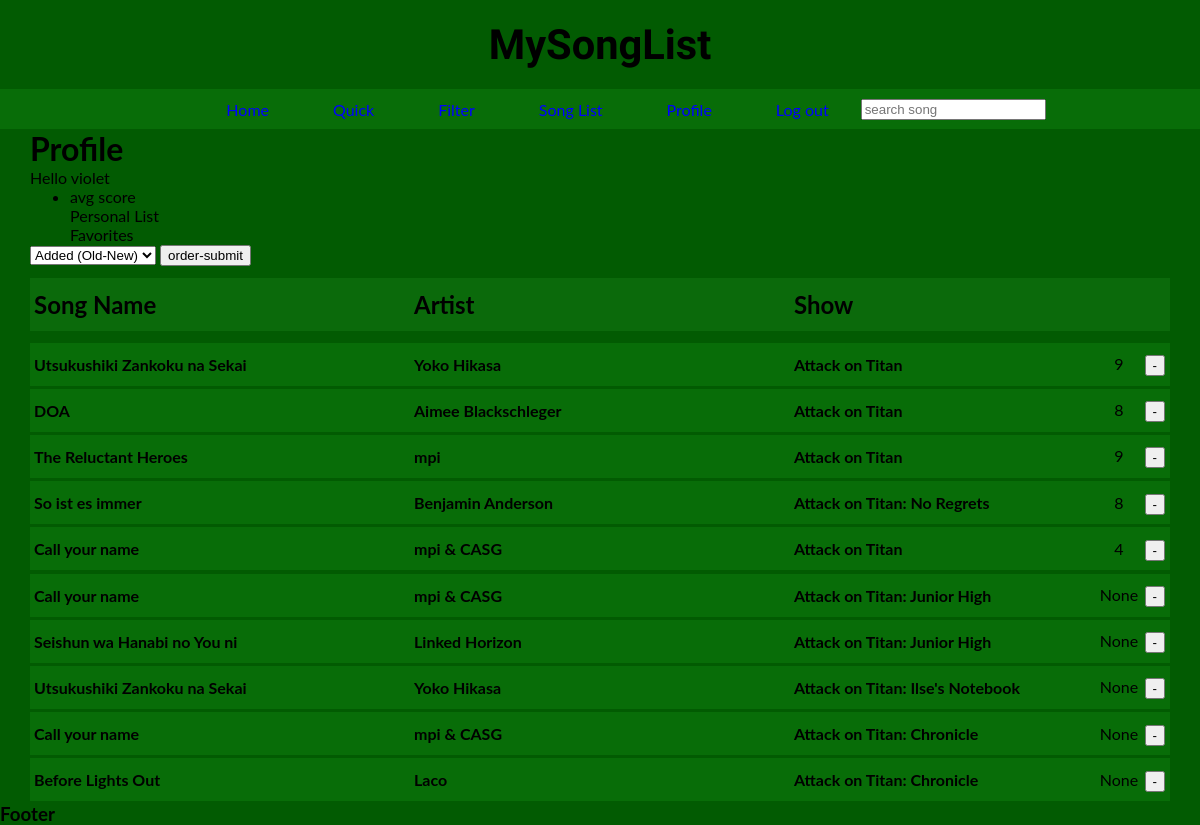
/profile/ (signed in), run on the app's committed database.
### search/models.py (models this page shows, shortened)
class UserList(models.Model): # List of Songs that have been added by users
    ProfileUser = models.ForeignKey(MySongUser, on_delete=models.CASCADE)
    ProfileSong = models.ForeignKey(AotData, on_delete=models.CASCADE)
    ProfileScore = models.IntegerField(blank=True, null=True, unique=False)
    class Meta:
        unique_together = [['ProfileUser', 'ProfileSong']]

class AotData(models.Model): # Entire Song Dataset
    song = models.CharField(max_length=200)
    artist = models.CharField(max_length=200)
    annid = models.IntegerField(blank=True)
    show = models.CharField(max_length=200)
    opedin = models.CharField(max_length=25)
    h720 = models.URLField(max_length=100, blank=True)
    h480 = models.URLField(max_length=100, blank=True)
    mp3 = models.URLField(max_length=100, blank=True)

### search/views.py (the view)
# urls.py: path('profile/', views.profile, name='profile'),
def profile(request):
    start_time_filter = time.time() # timing function
    profile_songs = UserList.objects.all() # grabs every user list project
    if request.method == 'POST':  # post request profile.html
        if 'profile-order-type' in request.POST:
            order_method = request.POST['profile-order-type']
            if order_method == 'added-order-old':  #default, Old --> New
                profile_songs = profile_songs.order_by('ProfileSong')
            elif order_method == 'added-order-new':  #flip default, New --> Old
                profile_songs = profile_songs.order_by('-ProfileSong')
            elif order_method == 'song-score-hl': # song score, High --> Low ("None" at bottom)
                profile_songs = profile_songs.order_by('-ProfileScore')
            elif order_method == 'song-score-lh':  #song score, Low --> High ("None" at top)
                profile_songs = profile_songs.order_by('ProfileScore')
            elif order_method == 'song-az': # if song-az
                song_az_set = [] # empty list
                profile_songsaz = UserList.objects.filter(ProfileUser = request.user.pk)
                for i in profile_songsaz:
                    song_az_set.append((i.ProfileSong.song, i.ProfileSong.pk))
                song_az_set.sort(key=lambda tup: tup[0].lower())
                profile_songs = []
                for j in range(len(song_az_set)):
                    for k in range(len(profile_songsaz)):
                        if song_az_set[j][1] == profile_songsaz[k].ProfileSong.pk:
                            profile_songs.append(profile_songsaz[k])
            elif order_method == 'song-za': # opposite alphabetical order
                song_za_set = []
                profile_songsza = UserList.objects.filter(ProfileUser = request.user.pk)
                for i in profile_songsza:
                    song_za_set.append((i.ProfileSong.song, i.ProfileSong.pk))
                song_za_set.sort(key=lambda tup: tup[0].lower(), reverse=True)
                profile_songs = []
                for j in range(len(song_za_set)):
                    for k in range(len(profile_songsza)):
                        if song_za_set[j][1] == profile_songsza[k].ProfileSong.pk:
                            profile_songs.append(profile_songsza[k])
            elif order_method == 'artist-az': # alphabetical order artists
                artist_az_set = []
                profile_artistsaz = UserList.objects.filter(ProfileUser = request.user.pk)
                for i in profile_artistsaz:
                    artist_az_set.append((i.ProfileSong.artist, i.ProfileSong.pk))
                artist_az_set.sort(key=lambda tup: tup[0].lower())
                profile_artists = []
                for j in range(len(artist_az_set)):
                    for k in range(len(profile_artistsaz)):
                        if artist_az_set[j][1] == profile_artistsaz[k].ProfileSong.pk:
                            profile_artists.append(profile_artistsaz[k])
                profile_songs = profile_artists
            elif order_method == 'artist-za': # anti-alphabetical order artists
                artist_za_set = []
                profile_artistsza = UserList.objects.filter(ProfileUser = request.user.pk)
                for i in profile_artistsza:
                    artist_za_set.append((i.ProfileSong.artist, i.ProfileSong.pk))
                artist_za_set.sort(key=lambda tup: tup[0].lower(), reverse=True)
                profile_artists = []
                for j in range(len(artist_za_set)):
                    for k in range(len(profile_artistsza)):
                        if artist_za_set[j][1] == profile_artistsza[k].ProfileSong.pk:
                            profile_artists.append(profile_artistsza[k])
                profile_songs = profile_artists
            elif order_method == 'show-az': # alphabetical order shows
                show_az_set = []
                profile_showsaz = UserList.objects.filter(ProfileUser = request.user.pk)
                for i in profile_showsaz:
                    show_az_set.append((i.ProfileSong.show, i.ProfileSong.pk))
                show_az_set.sort(key=lambda tup: tup[0].lower())
                profile_shows = []
                for j in range(len(show_az_set)):
                    for k in range(len(profile_showsaz)):
                        if show_az_set[j][1] == profile_showsaz[k].ProfileSong.pk:
                            profile_shows.append(profile_showsaz[k])
                profile_songs = profile_shows
            elif order_method == 'show-za': # anti-alphabetical order shows
                show_za_set = []
                profile_showsza = UserList.objects.filter(ProfileUser = request.user.pk)
                for i in profile_showsza:
                    show_za_set.append((i.ProfileSong.show, i.ProfileSong.pk))
                show_za_set.sort(key=lambda tup: tup[0].lower(), reverse=True)
                profile_shows = []
                for j in range(len(show_za_set)):
                    for k in range(len(profile_showsza)):
                        if show_za_set[j][1] == profile_showsza[k].ProfileSong.pk:
                            profile_shows.append(profile_showsza[k])
                profile_songs = profile_shows
            total_time = time.time() - start_time_filter # end timer
            total_time = round(total_time, 5) # round timer to 5 decimal places
            return render(request, 'search/profile.html', {
                'profile_songs': profile_songs, # ordered list of profile songs
                'cp1': order_method, # method/type of order
                'total_time': total_time, # time taken to order
            })
        elif 'song_primary_key_remove' in request.POST: # scenerio where user adds to song list
            song_primary_remove = request.POST.get('song_primary_key_remove') # pk of song
            user_primary_remove = request.POST.get('user_primary_key_remove') # user pk
            aotsnippet_remove = AotData.objects.get(pk=int(song_primary_remove))
            usersnippet_remove = MySongUser.objects.get(pk=int(user_primary_remove))
            usersnippet_remove.my_songs.remove(aotsnippet_remove)
            return HttpResponse('Removed song')
        elif 'song_score' in request.POST: # post request for changing score of user song
            user_pk = request.user.pk # current user primary key
            song_pk_score = request.POST.get('song_primary_key_score') # user pk on song
            song_score = request.POST.get('song_score') # get score of song in user list
            for i in range(len(profile_songs)):
                if (profile_songs[i].ProfileUser.pk == int(user_pk)
                and profile_songs[i].ProfileSong.pk == int(song_pk_score)):
                    score_change_song = profile_songs[i] # initialize user list song
                    score_change_song.ProfileScore = int(song_score) # set score to score
                    score_change_song.save(update_fields=['ProfileScore']) # update field
                    return render(request, 'search/profile.html', {
                        'profile_songs': profile_songs,
                    })
            return render(request, 'search/profile.html', {
                'profile_songs': profile_songs,
            })
        else:
            return HttpResponse('VioletMiko')
    else:
        return render(request, 'search/profile.html', {
            'profile_songs': profile_songs,
        })

### search/templates/search/profile.html (shortened to what this page needs)
{% extends 'search/base.html' %}
{% load static %}
    {% block content %}
    {% if user.is_authenticated %}
    <div>
        <h1>Profile</h1>
        <p>Hello {{ user }}</p>
        <ul>
            <li>
                <p>avg score</p>
                <p>Personal List</p>
                <p>Favorites</p>
            </li>
        </ul>
    </div>
    <form method=POST action="">
        <select name="profile-order-type">
            <option value="added-order-old">Added (Old-New)</option>
        </select>
        <input
        type="submit"
        value="order-submit"
        name="profile-order"
        >
    </form>
    <div id="song_list_header_space">
    </div>
    <div class="single main-header">
        <h4>
            Song Name
        </h4>
        <h4>
            Artist
        </h4>
        <h4>
            Show
        </h4>
    </div>
    <ul id="results" class="result">
    </ul>
    {% for data in profile_songs %}
    {% if data.ProfileUser.MyUser == user %}
    <div class="song-info-div">
        <li class="content">
            <div onclick=show(this)>
                <div class="single main-results">
                    <h4>
                        {{ data.ProfileSong.song }}
                    </h4>
                    <h4>
                        {{ data.ProfileSong.artist }}
                    </h4>
                    <h4>
                        {{ data.ProfileSong.show }}
                    </h4>
                </div>
            </div>
        </li>
        <div class="song-add-div">
            <form method=POST name="profile-remove">
                <input
                type="submit"
                value="-"
                name="submit_remove">
            </form>
        </div>
        <div class="wrapper-score">
            <div class="profile-form">
                <form action="{% url 'profile' %}" method=POST>
                </form>
            </div>
            <div class="profile-score">
                <center>
                    <p class="data-profile-score">{{ data.ProfileScore }}</p>
                </center>
            </div>
        </div>
    </div>
    {% endif %}
    {% endfor %}
    {% endif %}
    {% endblock %}

### search/static/css/style.css (style rules this page uses)
* { box-sizing: border-box; margin: 0; }
body { background-color: rgb(2, 91, 2); font-family: 'Lato', sans-serif; }
.content { list-style-type: none; padding: 0.1rem 0rem; }
.result { padding: 5px 0px; }
.single { display: flex; flex-direction: row; flex-wrap: nowrap; padding: 0.75rem 0rem; }
.main-header { background-color: rgb(11, 106, 11); font-size: 1.5rem; position: sticky; top: 0px; }
.single > h4 { flex-grow: 1; flex-shrink: 0; padding-left: 0.25rem; }
.single > h4:nth-child(1), .single > h4:nth-child(2), .single > h4:nth-child(3) { flex-basis: 5px; }
.main-results { background-color: rgb(8, 109, 8); }
#song_list_header_space { padding: 6px 0px; }
.song-info-div { display: block; position: relative; }
.song-add-div { display: block; position: absolute; right: 5px; top: 13px; }
.profile-form { display: block; position: absolute; top: 13px; right: 30px; width: 40px; }
.profile-score { background-color:rgb(8, 109, 8); display: block; position: absolute; top: 13px; right: 30px; width: 42px; height: 24px; }
.data-profile-score { display: block; }

### data on the page
UserList: ProfileSong.song "Utsukushiki Zankoku na Sekai", ProfileSong.artist "Yoko Hikasa", ProfileSong.show "Attack on Titan", ProfileScore "9"
UserList: ProfileSong.song "DOA", ProfileSong.artist "Aimee Blackschleger", ProfileSong.show "Attack on Titan", ProfileScore "8"
UserList: ProfileSong.song "The Reluctant Heroes", ProfileSong.artist "mpi", ProfileSong.show "Attack on Titan", ProfileScore "9"
UserList: ProfileSong.song "So ist es immer", ProfileSong.artist "Benjamin Anderson", ProfileSong.show "Attack on Titan: No Regrets", ProfileScore "8"
UserList: ProfileSong.song "Call your name", ProfileSong.artist "mpi & CASG", ProfileSong.show "Attack on Titan", ProfileScore "4"
UserList: ProfileSong.song "Call your name", ProfileSong.artist "mpi & CASG", ProfileSong.show "Attack on Titan: Junior High", ProfileScore "None"
UserList: ProfileSong.song "Seishun wa Hanabi no You ni", ProfileSong.artist "Linked Horizon", ProfileSong.show "Attack on Titan: Junior High", ProfileScore "None"
UserList: ProfileSong.song "Utsukushiki Zankoku na Sekai", ProfileSong.artist "Yoko Hikasa", ProfileSong.show "Attack on Titan: Ilse's Notebook", ProfileScore "None"
UserList: ProfileSong.song "Call your name", ProfileSong.artist "mpi & CASG", ProfileSong.show "Attack on Titan: Chronicle", ProfileScore "None"
UserList: ProfileSong.song "Before Lights Out", ProfileSong.artist "Laco", ProfileSong.show "Attack on Titan: Chronicle", ProfileScore "None"

### other printed values
{{ user }} "violet"
